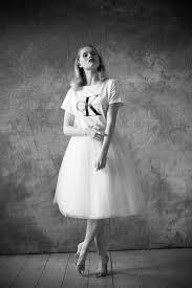
%> input picture retratos/imag_001.jpg, 192 x 288 px
$ octave crear_mosaico2.m   (GNU Octave 9; MATLAB toolbox functions it lacks are replaced by stand-ins)
%> lines starting %> are read from the running program, lines starting %| are printed output that depends on the picture
### lee_jpgs.m
clear
dirname='./retratos/';
lista = dir([dirname 'imag*']); L = length(lista);
fprintf('Encontradas %d imagenes en el directorio\n',L);
fprintf('Leyendo:\n'),

N=288; M=192;  imags=uint8(zeros(N,M,L));
for k=1:L
  org = [dirname lista(k).name];
  im=imread(org);
%> im is the input picture: size 288x192 uint8; min 0, max 255, mean 106.2
  if (size(im,3)>1), im=rgb2gray(im); end
  imags(:,:,k)=im;
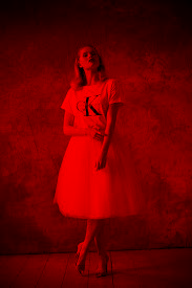
%> imags: size 288x192x3 uint8; mean R, G, B 106.2, 0, 0
  fprintf('%3d ',k); if mod(k,20)==0, fprintf('\n'); end
end
%> pass 2 of the loop `for k=1:L`:
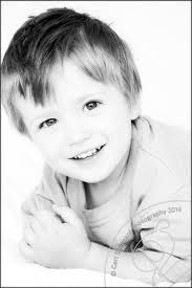
%> input picture retratos/imag_003.jpg, 192 x 288 px
%> im is the input picture: size 288x192 uint8; min 0, max 255, mean 209.9
%> `imags(:,:,k)=im;`:
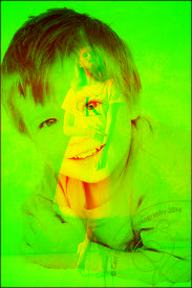
%> imags: size 288x192x3 uint8; mean R, G, B 106.2, 209.9, 0
%> pass 3 of the loop `for k=1:L`:
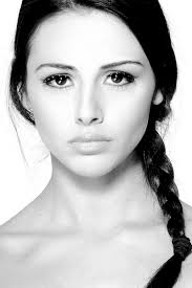
%> input picture retratos/imag_009.jpg, 192 x 288 px
%> im is the input picture: size 288x192 uint8; min 0, max 255, mean 184.5
%> `imags(:,:,k)=im;`:
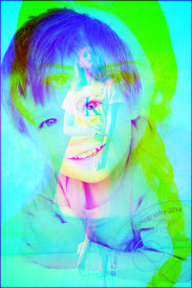
%> imags: size 288x192x3 uint8; mean R, G, B 106.2, 209.9, 184.5

### crear_mosaico2.m
% Reseteamos
clear;
clc;

%Cargamos imagenes contenidas en ./retratos
lee_jpgs;

%Guardamos el n鷐ero de imagenes
NUM = L;

%Guardamos el tama駉 de las imagenes
ALTO_IMG = N;
ANCHO_IMG = M;

%creamos el mosaico
ALTO_MOSAICO = 4608;
ANCHO_MOSAICO = 7680;
mosaico=uint8(zeros(ALTO_MOSAICO,ANCHO_MOSAICO));

%Cargamos imagen target
target = imread('target.jpg');
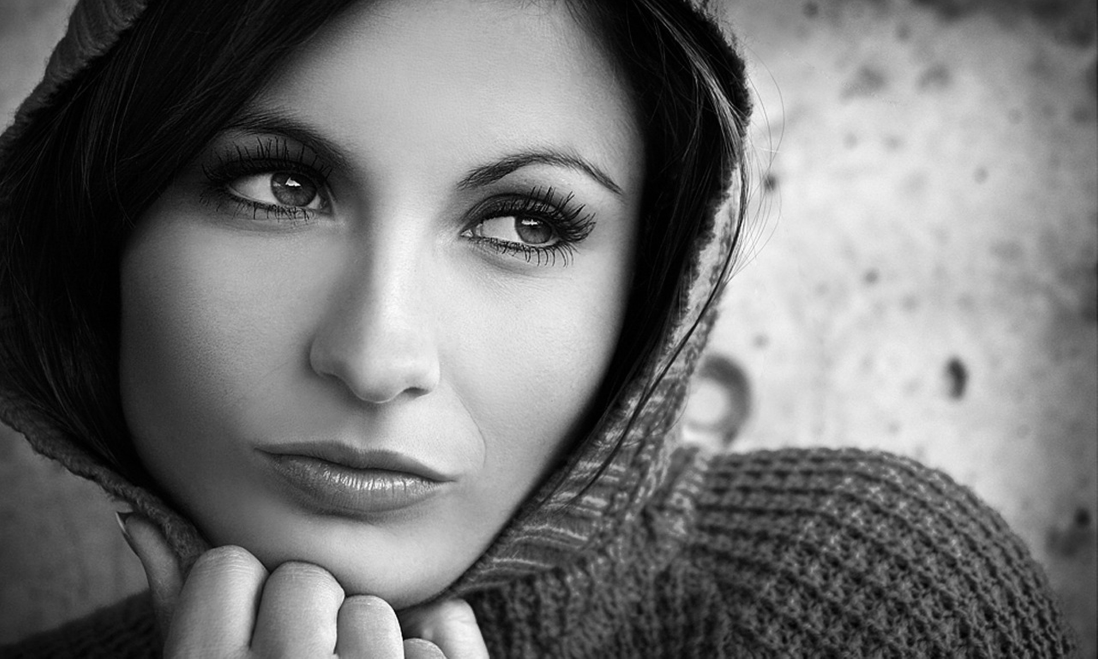
%> input picture target.jpg, 7680 x 4608 px (shown at 1/7 size)

%Reducimos imagenes
F=4;
reds=imresize(imags,1/F);
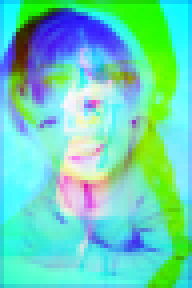
%> reds: size 72x48x3 uint8 (shown 4 times larger); mean R, G, B 106.2, 210.5, 184.5
ALTO_IMG = ALTO_IMG/F;
ANCHO_IMG = ANCHO_IMG/F;
%rellenamos con las imagenes
veces = zeros(1,NUM);
ry=(1:ALTO_IMG);
for k=1:(ALTO_MOSAICO/ALTO_IMG)
    rx=(1:ANCHO_IMG);
    for j=1:(ANCHO_MOSAICO/ANCHO_IMG)

        %Extraemos sub-imagen objetivo
        sub_img = target(ry,rx);

        %Comparamos con las otras im醙enes
        MIN = -1;
        INDICE = -1;

        for i=1:NUM

            %diferencia reducidas
            dif = double(reds(:,:,i))- double(sub_img(:,:));

            %abs
            absoluto = abs(dif);

            %mean2
            media = mean2(absoluto);

            %Calculamos factor
            factor = 1 + ((4*veces(i))/(max(veces)+1));
            media = media*factor;

            if INDICE < 0 || MIN > media
                INDICE = i;
                MIN = media;
            end
        end

        %introducimos la imagen
        mosaico(ry,rx)=reds(:,:,INDICE);
        veces(INDICE) = veces(INDICE)+1;
        rx=rx+ANCHO_IMG;

    end
    ry=ry+ALTO_IMG;
end
%> after the loop, ry = 72 values from 4609 to 4680; veces = [5666 2513 2061]


% mostramos el resultado
figure();
imshow(mosaico);
